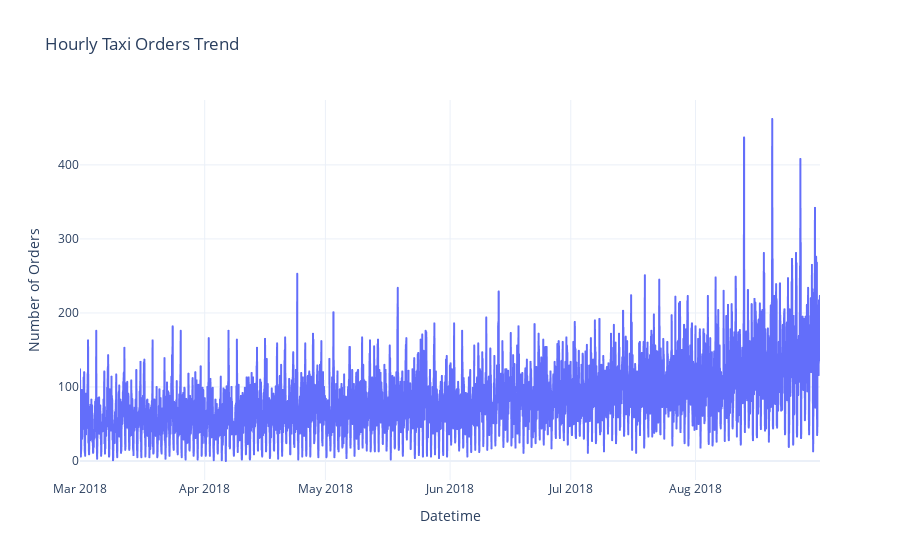

The notebook cell this image was saved under:
### Markdown cell above
## Analysis

### Code cell
# Visualize trend using Plotly
fig = px.line(df_hourly, y='num_orders', title='Hourly Taxi Orders Trend')
fig.update_layout(xaxis_title='Datetime', yaxis_title='Number of Orders')
fig.show()

### Figure 1 — Plotly figure (JSON) as saved in the notebook; plotly's stock layout.template omitted (floating-point values rounded to 4 significant figures; data arrays with more than 128 entries replaced by an {"elided": "..."} marker saying what was removed)
{"data": [{"hovertemplate": "datetime=%{x}<br>num_orders=%{y}<extra></extra>", "legendgroup": "", "line": {"color": "#636efa", "dash": "solid"}, "marker": {"symbol": "circle"}, "mode": "lines", "name": "", "showlegend": false, "type": "scattergl", "x": {"elided": "4416 str values"}, "xaxis": "x", "y": {"elided": "4416 int values"}, "yaxis": "y"}], "layout": {"legend": {"tracegroupgap": 0}, "title": {"text": "Hourly Taxi Orders Trend"}, "xaxis": {"anchor": "y", "domain": [0, 1], "title": {"text": "Datetime"}}, "yaxis": {"anchor": "x", "domain": [0, 1], "title": {"text": "Number of Orders"}}}}
